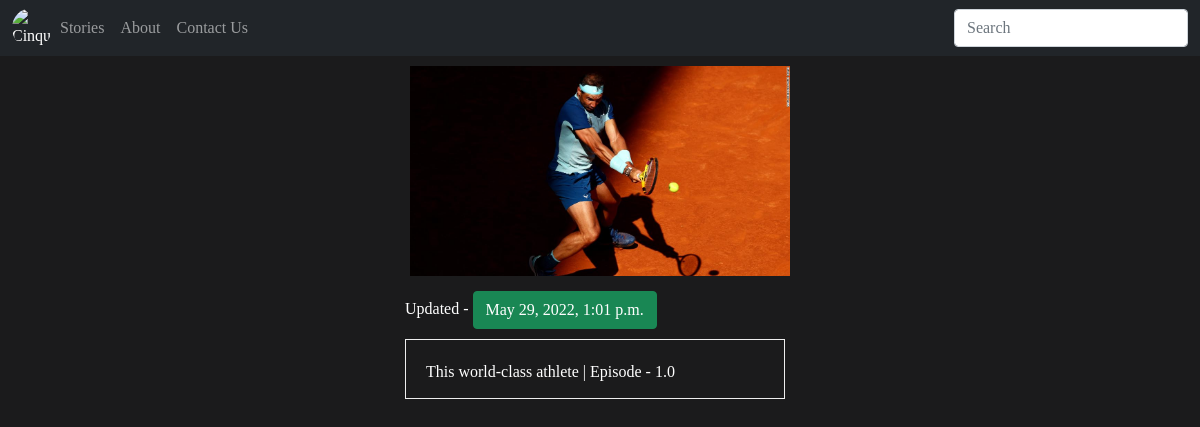
/stories/4/, run on the app's committed database.
### zatlansone/models.py (models this page shows, shortened)
class Story(models.Model):
	name = models.CharField(max_length=300)
	created_date = models.DateTimeField(default=timezone.now)
	published_date = models.DateTimeField(auto_now_add=True,blank=True, null=True)
	image = models.ImageField(blank=True, null=True)
	eps = models.ManyToManyField(Episode, blank=True)
	cover = models.ImageField(blank=True, null=True)

class Episode(models.Model):
	name = models.CharField(max_length=100, null=True, blank=True)
	ep_num = models.DecimalField(null=True, blank=True, max_digits=5, decimal_places=1)

### zatlansone/views.py (the view)
# urls.py: path('stories/<int:story_id>/', views.episode_view, name='episode'),
def episode_view(request, story_id):
	story = get_object_or_404(Story, pk=story_id)
	episode = Episode.objects.filter(story=story)
	context = {
	'story':story,
	'episode':episode
	}
	return render(request, 'episode.html', context)

### templates/episode.html
{% extends 'index.html' %}
{% block content %}
<div style="position:absolute;left:50%;margin-left:-200px;width:390px;padding:5px;">
	<div class="episodes" style="width:390px;height:220px;border-radius:3px;">
    <img src="{{story.cover.url}}" class="rounded" alt="stories" style="width:390px;height:220px;border-radius:3px;padding:5px;">
</div>
<div class="button_group" style="margin-bottom:10px;margin-top:10px;">
	Updated - <button type="button" class="btn btn-success">{{story.created_date}}</button>
</div>
	{% for e in story.eps.filter %}
		<a href="{% url 'content' e.id %}" style="text-decoration: none;">
			<div class="episodes" style="height:60px;background-color:rgb(27,27,28);color:#ffffff;border-style:ridge;border-width:thin;padding:20px;">
               <p>{{e.name}} | Episode - {{e.ep_num}}</p>
			</div>
		</a>
	{% endfor %}
</div>
{% endblock %}

### data on the page
Story: cover (picture), created_date "May 29, 2022, 1:01 p.m."
Episode: name "This world-class athlete", ep_num "1.0"
